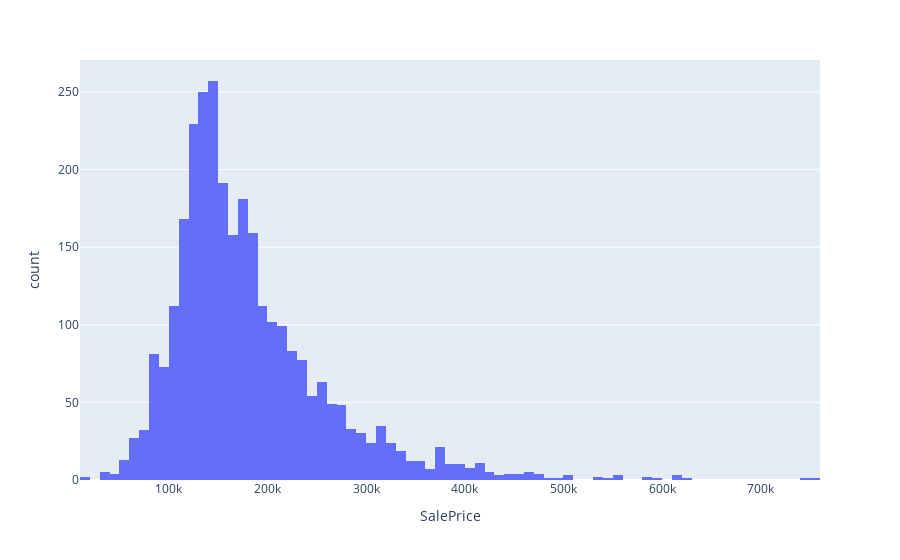

The cell this chart's notebook holds for it:
### Markdown cell above
We can also analyze tha data visually. Let's create a few plots to understand possible relationships of the data. Firs, let's look at the dependent variable 'SalePrice'.

### Code cell
# histogram
plot_1 = px.histogram(
    data,
    x='SalePrice'
)

plot_1.show()

### Figure 1 — Plotly figure (JSON) as saved in the notebook; plotly's stock layout.template omitted (floating-point values rounded to 4 significant figures; data arrays with more than 128 entries replaced by an {"elided": "..."} marker saying what was removed)
{"data": [{"alignmentgroup": "True", "bingroup": "x", "hovertemplate": "SalePrice=%{x}<br>count=%{y}<extra></extra>", "legendgroup": "", "marker": {"color": "#636efa", "pattern": {"shape": ""}}, "name": "", "offsetgroup": "", "orientation": "v", "showlegend": false, "type": "histogram", "x": {"elided": "2930 int values"}, "xaxis": "x", "yaxis": "y"}], "layout": {"barmode": "relative", "legend": {"tracegroupgap": 0}, "margin": {"t": 60}, "xaxis": {"anchor": "y", "domain": [0, 1], "title": {"text": "SalePrice"}}, "yaxis": {"anchor": "x", "domain": [0, 1], "title": {"text": "count"}}}}
